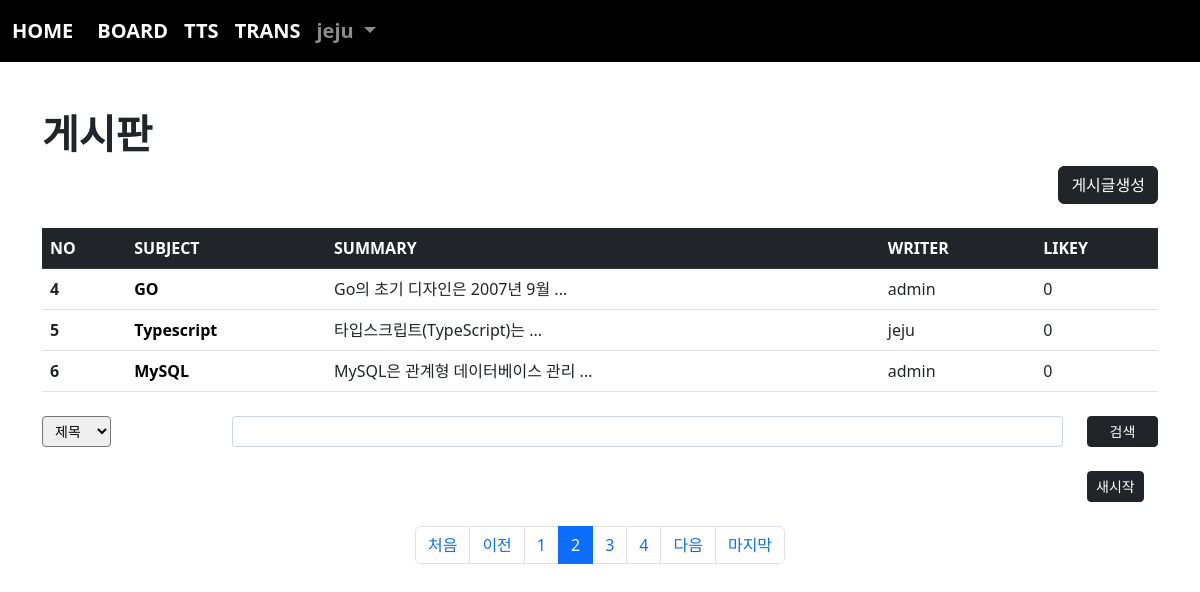
Page /board/index/?page=2&cate=&kw= (signed in) on the committed database.
### acc/models.py (models this page shows, shortened)
class User(AbstractUser):
    pic = models.ImageField(upload_to="user/%y/%m")
    comment = models.TextField(blank=True)
    point = models.IntegerField(default=0)

### board/models.py (models this page shows, shortened)
class Board(models.Model):
    subject = models.CharField(max_length=100)
    writer = models.ForeignKey(User, on_delete=models.CASCADE, related_name="writer")
    content = models.TextField(blank=True)
    pubdate = models.DateTimeField()
    likey = models.ManyToManyField(User, blank=True, related_name="likey")
    def summary(self):
        if len(self.content) > 20:
            return f"{self.content[:20]} ..."
        return self.content

### board/views.py (the view)
# urls.py: path("index/", views.index, name="index"),
def index(request):
    pg = request.GET.get("page", 1)
    kw = request.GET.get("kw", "")
    cate = request.GET.get("cate", "")
    if kw:
        if cate == "sub":
            b = Board.objects.filter(subject__startswith=kw)
        elif cate == "wri":
            try:
                from acc.models import User
                u = User.objects.get(username=kw)
                b = Board.objects.filter(writer=u)
            except:
                b = Board.objects.none()
        elif cate == "con":
            b = Board.objects.filter(content__contains=kw)
        else:
            messages.error(request, "카테고리를 선택해주세요.")
            b = Board.objects.none()
    else:
            b = Board.objects.all()
    pag = Paginator(b, 3)
    obj = pag.get_page(pg)
    context = {
        "bset" : obj,
        "kw" : kw,
        "cate" : cate
    }
    return render(request, "board/index.html", context)

### templates/board/index.html (shortened to what this page needs)
{% extends 'base.html' %}
{% block con %}
    {% load mathfilters %}
    <h1><b>게시판</b></h1>
    <div class="text-end">
        <a href="{% url 'board:create' %}" class="btn btn-dark">게시글생성</a>
    </div>
    <table class="table table-hover mt-4">
        <thead>
            <tr class="table-dark">
                <th scope="col">NO</th>
                <th scope="col">SUBJECT</th>
                <th scope="col">SUMMARY</th>
                <th scope="col">WRITER</th>
                <th scope="col">LIKEY</th>
            </tr>
        </thead>
        <tbody>
            {% if bset %}
                {% for i in bset %}
                    <tr>
                        <th scope="row">{{ bset.start_index|add:forloop.counter0 }}</th>
                        <td><a class="sub" href="{% url 'board:detail' i.id %}">{{ i.subject }}</a></td>
                        <td>{{ i.summary }}</td>
                        <td>{{ i.writer }}</td>
                        <td>{{ i.likey.count }}</td>
                    </tr>
                {% endfor %}
            {% endif %}
        </tbody>
    </table>
    <form>
        <div class="row mt-4">
            <div class="col-sm-2">
                <select class="form-selct form-select-sm" name="cate">
                    <option value="sub" {% if cate == "sub" %} selecte {% endif %}>제목</option>
                </select>
            </div>
            <div class="col-sm-9">
                <input type="text" name="kw" value="{{kw}}" class="form-control form-control-sm">
            </div>
            <div class="col-sm-1">
                <button class="btn btn-dark btn-sm" style="width:100%">검색</button>
                <a href="{% url 'board:index' %}"><button class="btn btn-dark btn-sm mt-4" type="button">새시작</button></a>
            </div>
        </div>
    </form>
    <nav aria-label="Page navigation example" class="mt-4">
        <ul class="pagination justify-content-center">
            {% if bset.has_previous %}
                <li class="page-item"><a href="{% url 'board:index' %}?page=1&cate={{cate}}&kw={{kw}}" class="page-link">처음</a></li>
                <li class="page-item"><a href="{% url 'board:index' %}?page={{bset.previous_page_number}}&cate={{cate}}&kw={{kw}}" class="page-link">이전</a></li>
            {% else %}
                <li class="page-item disabled"><a class="page-link">처음</a></li>
                <li class="page-item disabled"><a class="page-link">이전</a></li>
            {% endif %}
            {% for i in bset.paginator.page_range %}
                {% if bset.number|add:5 >= i and i >= bset.number|sub:4 %}
                    <li class="page-item {% if bset.number == i %} active {% endif %}"><a class="page-link" href="{% url 'board:index' %}?page={{i}}&cate={{cate}}&kw={{kw}}">{{i}}</a></li>
                {% endif %}
            {% endfor %}
            {% if bset.has_next %}
                <li class="page-item"><a href="{% url 'board:index' %}?page={{ bset.next_page_number }}&cate={{cate}}&kw={{kw}}" class="page-link">다음</a></li>
                <li class="page-item"><a href="{% url 'board:index' %}?page={{bset.paginator.num_pages}}&cate={{cate}}&kw={{kw}}" class="page-link">마지막</a></li>
            {% else %}
                <li class="page-item disabled"><a class="page-link">다음</a></li>
                <li class="page-item disabled"><a class="page-link">마지막</a></li>
            {% endif %}
        </ul>
    </nav>
{% endblock %}

### templates/base.html (shortened to what this page needs)
<!doctype html>
<html lang="en">
    <head>
        <link href="https://cdn.jsdelivr.net/npm/bootstrap@5.2.0-beta1/dist/css/bootstrap.min.css" rel="stylesheet">
    </head>
    <body>
        {% if user.is_authenticated %}
            <nav class="navbar navbar-expand-lg navbar-dark" style="background-color: rgb(0, 0, 0); font-weight: bold; font-size: 20px;">
                <div class="container-fluid">
                    <a class="navbar-brand" href="{% url 'acc:index' %}">HOME</a>
                    <div class="collapse navbar-collapse" id="navbarSupportedContent">
                        <ul class="navbar-nav me-auto mb-2 mb-lg-0">
                            <li class="nav-item">
                                <a class="nav-link active" aria-current="page" href="{% url 'board:index' %}">BOARD</a>
                            </li>
                            <li class="nav-item">
                                <a class="nav-link active" aria-current="page" href="{% url 'tts:index' %}">TTS</a>
                            </li>
                            <li class="nav-item">
                                <a class="nav-link active" aria-current="page" href="{% url 'trans:trans' %}">TRANS</a>
                            </li>
                            <li class="nav-item dropdown">
                                <a class="nav-link dropdown-toggle" href="#" id="navbarDropdown" role="button" data-bs-toggle="dropdown" aria-expanded="false">
                                    {{ user }}
                                </a>
                            </li>
                        </ul>
                    </div>
                </div>
            </nav>
        {% endif %}
        <div class="container mt-5 mb-5">
            {% if user.is_authenticated %}
                {% block con %}{% endblock %}
            {% endif %}
        </div>
    </body>
</html>

### templates/board/index.html (style rules this page uses)
.sub { text-decoration: none; color:black; font-weight: bold; }

### rows in the picture
User: username "jeju"
Board: start_index|add "4", subject "GO", summary "Go의 초기 디자인은 2007년 9월 ...", writer "admin", likey.count "0"
Board: start_index|add "5", subject "Typescript", summary "타입스크립트(TypeScript)는 ...", writer "jeju", likey.count "0"
Board: start_index|add "6", subject "MySQL", summary "MySQL은 관계형 데이터베이스 관리 ...", writer "admin", likey.count "0"

### other values in the picture
{{ i }} "1" "2" "3" "4"
